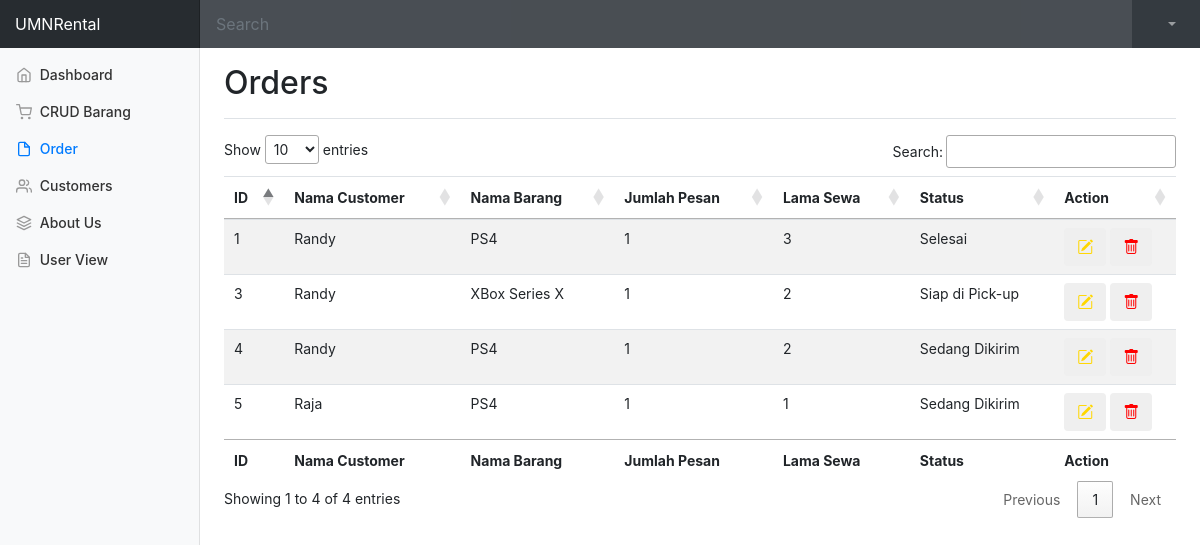
/index.php/admin/order, run on the app's committed database.
### tables this page shows
CREATE TABLE `orderan` (
  `id_order` int(11) NOT NULL,
  `id_user` int(11) NOT NULL,
  `id_barang` int(11) NOT NULL,
  `jmlpesan` int(11) NOT NULL,
  `lamasewa` int(11) NOT NULL,
  `status` varchar(100) NOT NULL
);

CREATE TABLE `user` (
  `id` int(11) NOT NULL,
  `nama` varchar(255) NOT NULL,
  `email` varchar(255) NOT NULL,
  `pass` varchar(255) NOT NULL,
  `alamat` varchar(255) NOT NULL,
  `notelp` int(15) NOT NULL,
  `role` int(11) NOT NULL
);

CREATE TABLE `barang` (
  `id_barang` int(11) NOT NULL,
  `nama_barang` varchar(255) NOT NULL,
  `harga` int(11) NOT NULL,
  `deskripsi` varchar(500) NOT NULL,
  `stock` int(11) NOT NULL,
  `gambar` varchar(255) NOT NULL
);

### application/controllers/Admin.php (called while the page is built, shortened)
<?php
class Admin extends CI_Controller {
    public function __construct()
	{
        $this->load->library('form_validation');
        $this->load->model('BarangModel');
        $this->load->model('CustomerModel');
		$this->load->model('OrderModel');
	}
    public function order(){
		$data['orderan'] = $this->OrderModel->ShowData();
        $data['admin'] = $this->db->get_where('user',['email' => $this->session->userdata('email')])->row_array();
        $data['js'] = $this->load->view('include/js.php', NULL, TRUE);
        $data['css'] = $this->load->view('include/css.php', NULL, TRUE);
        $data['dashboardcss'] = $this->load->view('include/dashboard.php', NULL, TRUE);
        $this->load->view('admin/order', $data);
    }
}

### index.php (called while the page is built, shortened)
<?php
require_once BASEPATH.'core/CodeIgniter.php';

### application/models/OrderModel.php (called while the page is built, shortened)
<?php
class OrderModel extends CI_Model{
    public function ShowData()
    {
        $query = $this->db->query("SELECT o.id_order, u.nama, b.nama_barang, o.jmlpesan, o.lamasewa, o.status FROM orderan o inner join barang b on o.id_barang = b.id_barang inner join user u on o.id_user = u.id");
        return $query->result_array();
    }
}

### application/views/admin/order.php (the view, shortened to what this page needs)
<!doctype html>
<html lang="en">
<head>
  <?php echo $css; ?>
</head>
<body>
    <nav class="navbar navbar-dark sticky-top bg-dark navbar-expand flex-md-nowrap p-0">
    <a class="navbar-brand col-sm-3 col-md-2 mr-0" href="#">UMNRental</a>
    <input class="form-control form-control-dark w-100" type="text" placeholder="Search" aria-label="Search">
    <ul class="navbar-nav px-3">
      <li class="nav-item dropdown no-arrow text-nowrap">
          <a class="nav-link dropdown-toggle" href="#" id="userDropdown" role="button"
              data-toggle="dropdown" aria-haspopup="true" aria-expanded="false">
          </a>
      </li>
    </ul>
  </nav>
  <div class="container-fluid">
    <div class="row">
      <nav class="col-md-2 d-none d-md-block bg-light sidebar">
        <div class="sidebar-sticky">
          <ul class="nav flex-column">
            <li class="nav-item">
              <a class="nav-link" href="<?= base_url('index.php/admin') ?>">
                <span data-feather="home"></span>
                Dashboard <span class="sr-only">(current)</span>
              </a>
            </li>
            <li class="nav-item">
              <a class="nav-link" href="<?= base_url('index.php/admin/barangview')?>">
                <span data-feather="shopping-cart"></span>
                CRUD Barang
              </a>
            </li>
            <li class="nav-item">
              <a class="nav-link active" href="#">
                <span data-feather="file"></span>
                Order
              </a>
            </li>
            <li class="nav-item">
              <a class="nav-link" href="<?= base_url('index.php/admin/customer') ?>">
                <span data-feather="users"></span>
                Customers
              </a>
            </li>
            <li class="nav-item">
              <a class="nav-link" href="<?= base_url('index.php/aboutus')?>">
                <span data-feather="layers"></span>
                About Us
              </a>
            </li>
          </ul>
          <ul class="nav flex-column mb-2">
            <li class="nav-item">
              <a class="nav-link" href="<?= base_url('index.php/welcome/admin') ?>">
                <span data-feather="file-text"></span>
                User View
              </a>
            </li>
          </ul>
        </div>
      </nav>
      <main role="main" class="col-md-9 ml-sm-auto col-lg-10 pt-3 px-4">
        <div class="d-flex justify-content-between flex-wrap flex-md-nowrap align-items-center pb-2 mb-3 border-bottom">
          <h1 class="h2">Orders</h1>
        </div>
        <table id="table" class="table table-striped" style="width: 100%">
            <thead>
                <tr>
                    <th>ID</th>
                    <th>Nama Customer</th>
                    <th>Nama Barang</th>
                    <th>Jumlah Pesan</th>
                    <th>Lama Sewa</th>
                    <th>Status</th>
                    <th>Action</th>
                </tr>
            </thead>
            <tbody>
            <?php foreach($orderan as $row): ?>
                <tr>
                    <td><?= $row['id_order'] ?></td>
                    <td><?= $row['nama'] ?></td>
                    <td><?= $row['nama_barang'] ?></td>
                    <td><?= $row['jmlpesan'] ?></td>
                    <td><?= $row['lamasewa'] ?></td>
                    <td><?= $row['status'] ?></td>
                    <td>
                    <a href="<?= base_url('index.php/admin/editOrder/'.$row['id_order']) ?>"><button class="btn"><i style="color:rgb(255,215,0);" class="bi bi-pencil-square"></i></button></a>
                    <a href="<?= base_url('index.php/admin/deleteOrder/'.$row['id_order']) ?>"><button class="btn"><i style="color:red;" class="bi bi-trash"></i></button></a>
                    </td>
                </tr>
            <?php endforeach ?>
            </tbody>
            <tfoot>
                <tr>
                <th>ID</th>
                    <th>Nama Customer</th>
                    <th>Nama Barang</th>
                    <th>Jumlah Pesan</th>
                    <th>Lama Sewa</th>
                    <th>Status</th>
                    <th>Action</th>
                </tr>
            </tfoot>
        </table>
      </main>
    </div>
  </div>
</body>
</html>

### application/views/include/dashboard.php (style rules this page uses)
body { font-size: .875rem; }
.feather { width: 16px; height: 16px; vertical-align: text-bottom; }
.sidebar { position: fixed; top: 0; bottom: 0; left: 0; z-index: 100; padding: 0; box-shadow: inset -1px 0 0 rgba(0, 0, 0, .1); }
.sidebar-sticky { position: -webkit-sticky; position: sticky; top: 48px; height: calc(100vh - 48px); padding-top: .5rem; overflow-x: hidden; overflow-y: auto; }
.sidebar .nav-link { font-weight: 500; color: #333; }
.sidebar .nav-link .feather { margin-right: 4px; color: #999; }
.sidebar .nav-link.active { color: #007bff; }
.sidebar .nav-link:hover .feather, .sidebar .nav-link.active .feather { color: inherit; }
.navbar-brand { padding-top: .75rem; padding-bottom: .75rem; font-size: 1rem; background-color: rgba(0, 0, 0, .25); box-shadow: inset -1px 0 0 rgba(0, 0, 0, .25); }
.navbar .form-control { padding: .75rem 1rem; border-width: 0; border-radius: 0; }
.form-control-dark { color: #fff; background-color: rgba(255, 255, 255, .1); border-color: rgba(255, 255, 255, .1); }
.border-bottom { border-bottom: 1px solid #e5e5e5; }

### data on the page
orderan: id_order "1", id_user.nama "Randy", id_barang.nama_barang "PS4", jmlpesan "1", lamasewa "3", status "Selesai"
orderan: id_order "3", id_user.nama "Randy", id_barang.nama_barang "XBox Series X", jmlpesan "1", lamasewa "2", status "Siap di Pick-up"
orderan: id_order "4", id_user.nama "Randy", id_barang.nama_barang "PS4", jmlpesan "1", lamasewa "2", status "Sedang Dikirim"
orderan: id_order "5", id_user.nama "Raja", id_barang.nama_barang "PS4", jmlpesan "1", lamasewa "1", status "Sedang Dikirim"
